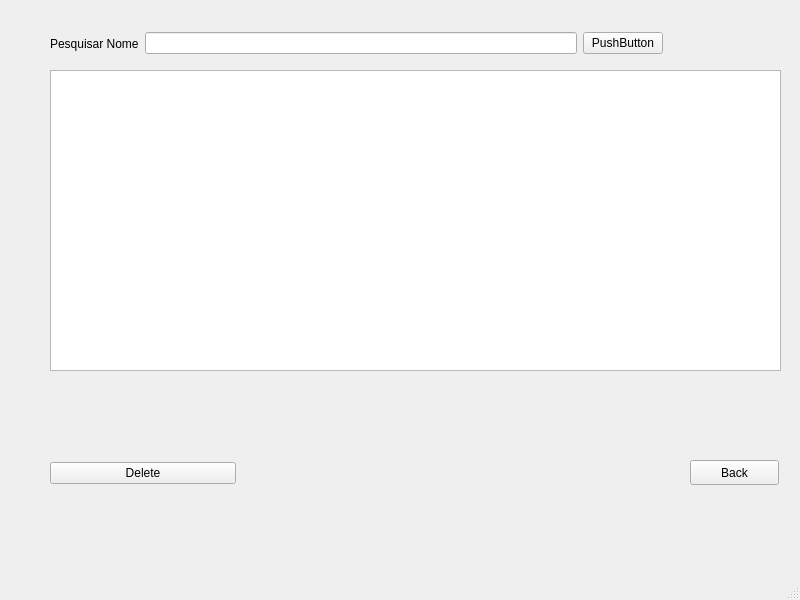
<?xml version="1.0" encoding="UTF-8"?>
<ui version="4.0">
 <class>serviceSearchAdminWindow</class>
 <widget class="QMainWindow" name="serviceSearchAdminWindow">
  <property name="geometry">
   <rect>
    <x>0</x>
    <y>0</y>
    <width>800</width>
    <height>600</height>
   </rect>
  </property>
  <property name="windowTitle">
   <string>MainWindow</string>
  </property>
  <widget class="QWidget" name="centralwidget">
   <widget class="QTableWidget" name="twServices">
    <property name="geometry">
     <rect>
      <x>50</x>
      <y>70</y>
      <width>731</width>
      <height>301</height>
     </rect>
    </property>
   </widget>
   <widget class="QPushButton" name="pushButton_4">
    <property name="geometry">
     <rect>
      <x>690</x>
      <y>460</y>
      <width>89</width>
      <height>25</height>
     </rect>
    </property>
    <property name="text">
     <string>Back</string>
    </property>
   </widget>
   <widget class="QWidget" name="layoutWidget">
    <property name="geometry">
     <rect>
      <x>50</x>
      <y>460</y>
      <width>186</width>
      <height>27</height>
     </rect>
    </property>
    <layout class="QHBoxLayout" name="horizontalLayout_2">
     <item>
      <widget class="QPushButton" name="pushButton_2">
       <property name="text">
        <string>Delete</string>
       </property>
      </widget>
     </item>
    </layout>
   </widget>
   <widget class="QWidget" name="layoutWidget_2">
    <property name="geometry">
     <rect>
      <x>50</x>
      <y>30</y>
      <width>613</width>
      <height>27</height>
     </rect>
    </property>
    <layout class="QHBoxLayout" name="horizontalLayout">
     <item>
      <widget class="QLabel" name="label">
       <property name="text">
        <string>Pesquisar Nome</string>
       </property>
      </widget>
     </item>
     <item>
      <widget class="QLineEdit" name="nameLine">
       <property name="minimumSize">
        <size>
         <width>400</width>
         <height>0</height>
        </size>
       </property>
      </widget>
     </item>
     <item>
      <widget class="QPushButton" name="searchButton">
       <property name="text">
        <string>PushButton</string>
       </property>
      </widget>
     </item>
    </layout>
   </widget>
  </widget>
  <widget class="QMenuBar" name="menubar">
   <property name="geometry">
    <rect>
     <x>0</x>
     <y>0</y>
     <width>800</width>
     <height>22</height>
    </rect>
   </property>
  </widget>
  <widget class="QStatusBar" name="statusbar"/>
 </widget>
 <resources/>
 <connections/>
</ui>
